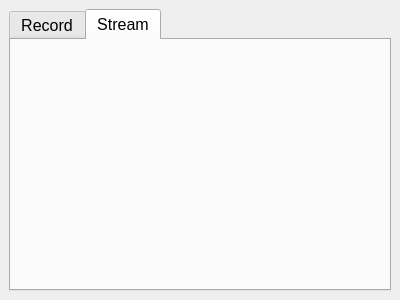
<?xml version="1.0" encoding="UTF-8"?>
<ui version="4.0">
 <class>operationUI</class>
 <widget class="QDockWidget" name="operationUI">
  <property name="geometry">
   <rect>
    <x>0</x>
    <y>0</y>
    <width>400</width>
    <height>300</height>
   </rect>
  </property>
  <property name="windowTitle">
   <string>DockWidget</string>
  </property>
  <widget class="QWidget" name="dockWidgetContents">
   <layout class="QHBoxLayout" name="horizontalLayout">
    <item>
     <widget class="QTabWidget" name="tabWidget">
      <property name="font">
       <font>
        <pointsize>12</pointsize>
       </font>
      </property>
      <property name="currentIndex">
       <number>1</number>
      </property>
      <widget class="QWidget" name="RecordTab">
       <attribute name="title">
        <string>Record</string>
       </attribute>
      </widget>
      <widget class="QWidget" name="StreamTab">
       <attribute name="title">
        <string>Stream</string>
       </attribute>
      </widget>
     </widget>
    </item>
   </layout>
  </widget>
 </widget>
 <resources/>
 <connections/>
</ui>
